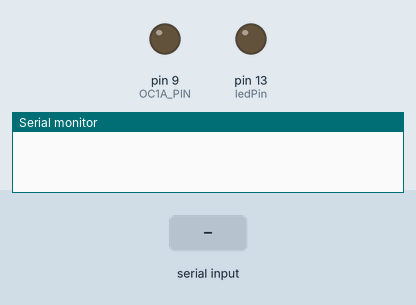
Simulated run of this sketch. Board: Arduino Uno, built with avr-gcc and run on an emulated ATmega328P. On the bench: output pins drawn as LEDs (lit = HIGH), the last lines printed to the serial monitor. Inputs (shaded band) come from the test bench.

Above: at 1.2 s.
1.3 s: "A" received over Serial
At 2.1 s:
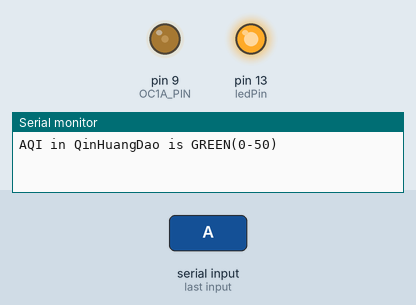
2.8 s: "B" received over Serial
At 3.2 s:
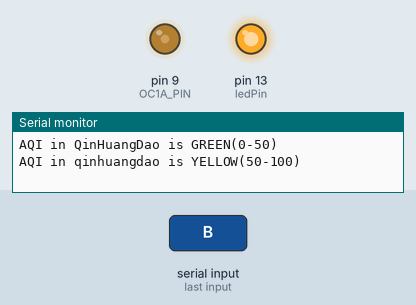
4.3 s: "C" received over Serial
At 5.5 s:
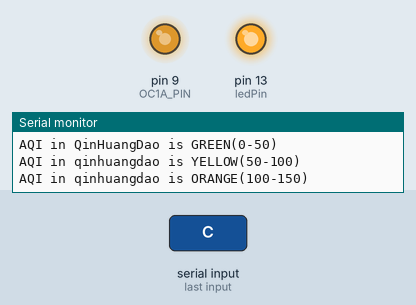
5.8 s: "D" received over Serial
At 6.7 s:
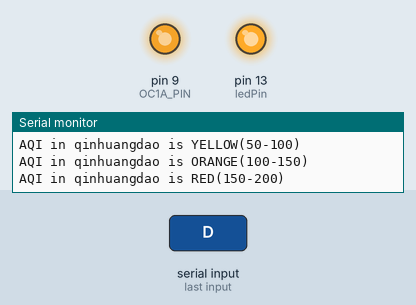
Timing chart, 0 to 8.8 s (numbered marks = the images above; inputs shaded):
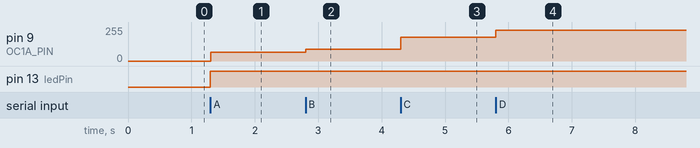

Measured:
- after the input at 1.3 s, pin 9 (OC1A_PIN): 0/255 → 64/255 at once; pin 13 (ledPin): LOW → HIGH at once
- after the input at 2.8 s, pin 9 (OC1A_PIN): 64/255 → 89/255 at once
- after the input at 4.3 s, pin 9 (OC1A_PIN): 89/255 → 179/255 at once
- after the input at 5.8 s, pin 9 (OC1A_PIN): 179/255 → 230/255 at once

The sketch:

ArduinoCOM.ino
```cpp
const int ledPin = 13;// the pin that the LED is attached to
int data;      // a variable to read incoming serial data into

const byte OC1A_PIN = 9;
const byte OC1B_PIN = 10;

const word PWM_FREQ_HZ = 25000; //Adjust this value to adjust the frequency (Frequency in HZ!) (Set currently to 25kHZ)
const word TCNT1_TOP = 16000000 / (2 * PWM_FREQ_HZ);


void setup() {
  // initialize serial communication:
  Serial.begin(9600);
  pinMode(ledPin, OUTPUT);

  //MOTOR PWN SIGNAL
  pinMode(OC1A_PIN, OUTPUT);

  // Clear Timer1 control and count registers
  TCCR1A = 0;
  TCCR1B = 0;
  TCNT1  = 0;

  TCCR1A |= (1 << COM1A1) | (1 << WGM11);
  TCCR1B |= (1 << WGM13) | (1 << CS10);
  ICR1 = TCNT1_TOP;
}

void setPwmDuty(byte duty) {
  OCR1A = (word) (duty * TCNT1_TOP) / 100;
}

void loop() {
  /*
      //testing the motor
      setPwmDuty(10);
      delay(3000);
      setPwmDuty(50); //Change this value 0-100 to adjust duty cycle
      delay(3000);
  */

  if (Serial.available() > 0)
  {
    data = Serial.read();
    digitalWrite(ledPin, HIGH);

    //-------------------秦皇岛-------------------
    //https://aqicn.org/city/hebei/qinhuangdaoshi/shijiancezhan/cn/
    if (data == 'A') {
      Serial.println("AQI in QinHuangDao is GREEN(0-50)");
      setPwmDuty(25);

    }
    if (data == 'B') {
      Serial.println("AQI in qinhuangdao is YELLOW(50-100)");
      setPwmDuty(35);
    }

    if (data == 'C') {
      Serial.println("AQI in qinhuangdao is ORANGE(100-150)");
      setPwmDuty(70);
    }

    if (data == 'D') {
      Serial.println("AQI in qinhuangdao is RED(150-200)");
      setPwmDuty(90);
    }

    if (data == 'E') {
      Serial.println("AQI in qinhuangdao is PURPLE(above200)");
      setPwmDuty(100);
    }

    //-------------------山海关-------------------
    //https://aqicn.org/city/hebei/qinhuangdaoshi/diyiguan/cn/
    if (data == 'F') {
      Serial.println("AQI in shanhaiguan is GREEN(0-50)");
    }
    if (data == 'G') {
      Serial.println("AQI in shanhaiguan is YELLOW(50-100)");
    }

    if (data == 'H') {
      Serial.println("AQI in shanhaiguan is ORANGE(100-150)");
    }

    if (data == 'I') {
      Serial.println("AQI in shanhaiguan is RED(150-200)");
    }

    if (data == 'J') {
      Serial.println("AQI in shanhaiguan is PURPLE(above200)");
    }

    //-------------------昌黎县-------------------
    //https://aqicn.org/city/hebei/qinhuangdaoshi/changlihuanbaoju/cn/
    if (data == 'K') {
      Serial.println("AQI in changlixian is GREEN(0-50)");
    }
    if (data == 'L') {
      Serial.println("AQI in changlixian is YELLOW(50-100)");
    }

    if (data == 'M') {
      Serial.println("AQI in changlixian is ORANGE(100-150)");
    }

    if (data == 'N') {
      Serial.println("AQI in changlixian is RED(150-200)");
    }

    if (data == 'O') {
      Serial.println("AQI in changlixian is PURPLE(above200)");
    }

    //-------------------抚宁党校-------------------
    //https://aqicn.org/city/hebei/qinhuangdaoshi/funingdangxiao/cn/
    if (data == 'P') {
      Serial.println("AQI in funing is GREEN(0-50)");
    }
    if (data == 'Q') {
      Serial.println("AQI in funing is YELLOW(50-100)");
    }

    if (data == 'R') {
      Serial.println("AQI in funing is ORANGE(100-150)");
    }

    if (data == 'S') {
      Serial.println("AQI in funing is RED(150-200)");
    }

    if (data == 'T') {
      Serial.println("AQI in funing is PURPLE(above200)");
    }

    //-------------------北戴河-------------------
    //https://aqicn.org/city/hebei/qinhuangdaoshi/beidaihe/cn/
    if (data == 'U') {
      Serial.println("AQI in beiedaihe is GREEN(0-50)");
    }
    if (data == 'V') {
      Serial.println("AQI in beiedaihe is YELLOW(50-100)");
    }

    if (data == 'W') {
      Serial.println("AQI in beiedaihe is ORANGE(100-150)");
    }

    if (data == 'X') {
      Serial.println("AQI in beiedaihe is RED(150-200)");
    }

    if (data == 'Y') {
      Serial.println("AQI in beiedaihe is PURPLE(above200)");
    }

    //-------------------卢龙县-------------------
    //https://aqicn.org/city/hebei/qinhuangdaoshi/lulongxianqixiangju/cn/
    if (data == 'Z') {
      Serial.println("AQI in lulongxian is GREEN(0-50)");
    }
    if (data == '0') {
      Serial.println("AQI in lulongxian is YELLOW(50-100)");
    }

    if (data == '1') {
      Serial.println("AQI in lulongxian is ORANGE(100-150)");
    }

    if (data == '2') {
      Serial.println("AQI in lulongxian is RED(150-200)");
    }

    if (data == '3') {
      Serial.println("AQI in lulongxian is PURPLE(above200)");
    }

    //-------------------山海关区政府-------------------
    //https://aqicn.org/city/hebei/qinhuangdaoshi/shanhaiguanquzhengfu
        if (data == '4') {
      Serial.println("AQI in shanhaiguanquzhengfu is GREEN(0-50)");
    }
    if (data == '5') {
      Serial.println("AQI in shanhaiguanquzhengfu is YELLOW(50-100)");
    }

    if (data == '6') {
      Serial.println("AQI in shanhaiguanquzhengfu is ORANGE(100-150)");
    }

    if (data == '7') {
      Serial.println("AQI in shanhaiguanquzhengfu is RED(150-200)");
    }

    if (data == '8') {
      Serial.println("AQI in shanhaiguanquzhengfu is PURPLE(above200)");
    }


  }

}
```
